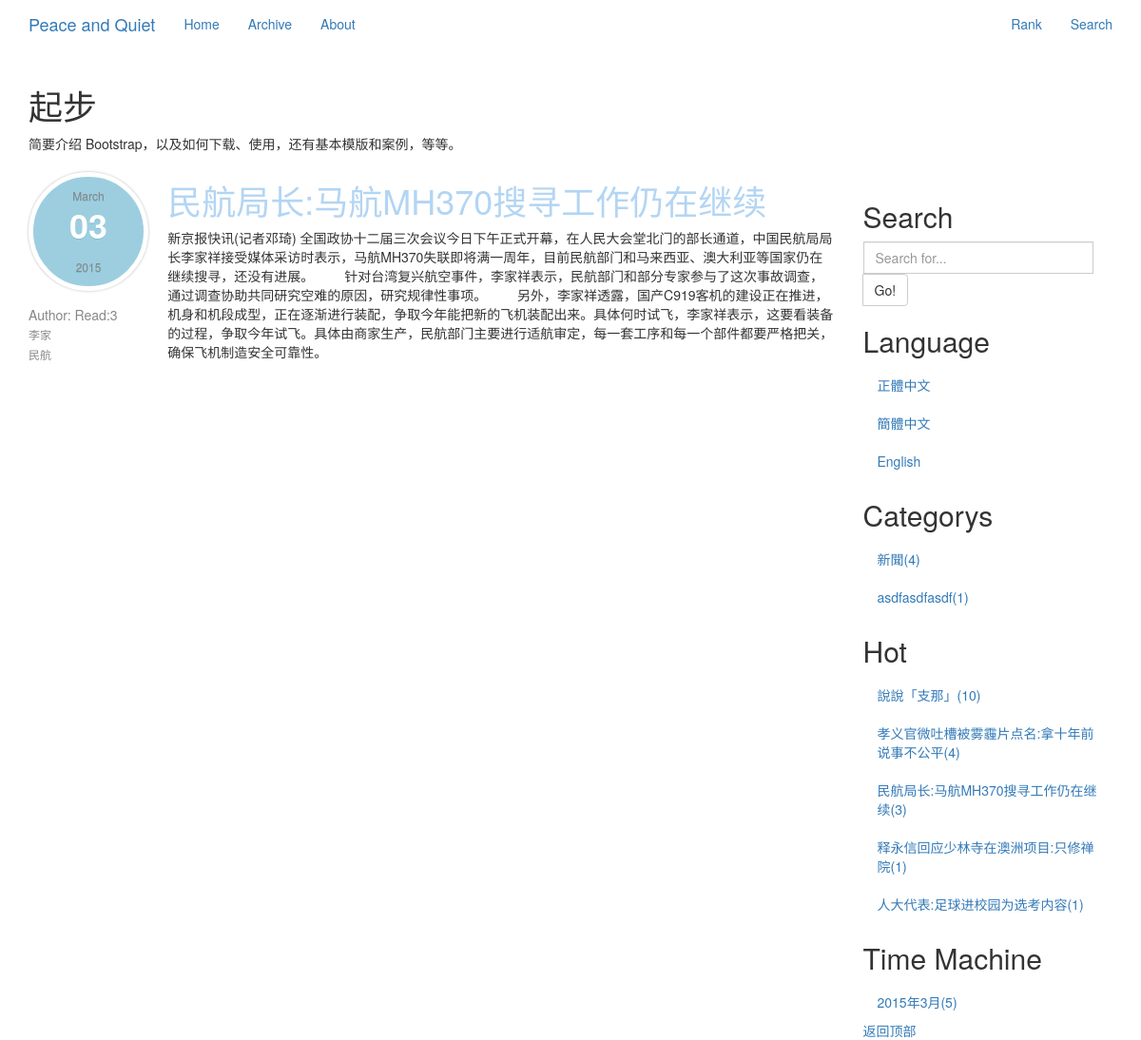
/archive/61bb8ce706/, run on the app's committed database.
### Blog/models.py (models this page shows, shortened)
class Blog(models.Model):
    title = models.CharField("標題", max_length=150, unique=True, null=False, blank=False)
    createTime = models.DateTimeField("創建時間", auto_now_add=True, auto_now=False)
    updateTime = models.DateTimeField("修改時間", auto_now_add=False, auto_now=True)
    body = models.TextField("內容")
    accessCount = models.IntegerField("瀏覽量", default=1, editable=False)
    category = models.ForeignKey('Category', verbose_name="分類集合", related_name='category')
    shortUrl = models.CharField("短URL", max_length=150, unique=True, null=False, blank=False, editable=False)
    tags = models.ManyToManyField('Tag', verbose_name="標籤集合", null=True, editable=False)
    tags.help_text = '標籤集合'

class Tag(models.Model):
    title = models.CharField('標籤', max_length=30, unique=True)
    shortUrl = models.CharField('短Url', max_length=150, unique=True, null=False, blank=False, editable=False)
    class Meta:
        ordering = ('title',)

class Category(models.Model):
    title = models.CharField('分類', max_length=30, unique=True)
    shortUrl = models.CharField("短URL", max_length=150, unique=True, null=False, blank=False, editable=False)
    class Meta:
        ordering = ('title',)

### Blog/views.py (the view)
# urls.py: url(r'^archive/(?P<shortUrl>\w+)/', 'Blog.views.archive', name='archive'),
def archive(request, shortUrl):
    post = get_object_or_404(Blog, shortUrl=shortUrl)
    post.accessCount += 1
    post.save()
    categorys = getCategorysAndNumber()
    hotPassages = Blog.objects.order_by('-accessCount')[:10]
    timeMachines = getTimeMachines()
    return render(request, 'archive.html',
                  {'post': post, 'categorys': categorys, 'hotPassages': hotPassages, 'timeMachines': timeMachines})

### Blog/views.py (called while the page is built)
def getCategorysAndNumber():
    showCategorys = []
    for i in Category.objects.all():
        showCategorys.append({'title': i.title, 'number': Blog.objects.filter(
            category__in=Category.objects.filter(title=i.title)).count(), 'shortUrl': i.shortUrl})
    showCategorys.sort(key=lambda x: x['number'], reverse=True)
    return showCategorys

def getTimeMachines():
    temporaryTimeMachines = {}
    for i in Blog.objects.all():
        key = (i.createTime.year, i.createTime.month)
        if key not in temporaryTimeMachines:
            temporaryTimeMachines.update({key: 1})
        else:
            temporaryTimeMachines[key] += 1
    timeMachines = []
    for i in temporaryTimeMachines.keys():
        timeMachines.append(
            {'title': "%s年%s月" % (i[0], i[1]), 'number': temporaryTimeMachines[i], 'year': i[0],
             'month': i[1]})
    return timeMachines

### template/archive.html (shortened to what this page needs)
{% extends 'base.html' %}
{% block content %}
    <div class="col-md-9" role="main">
        <div class="row">
            <div class="col-md-2" role="complementary">
                <nav class="visible-lg-inline-block">
                    <div class="title">
                        <aside class="entry-meta">
                            <time datetime="2012-06-17T18:05:54.000Z" class="post-date">
                                <span class="post-month">{{ post.createTime|date:"F" }}</span>
                                <strong class="post-day">{{ post.createTime|date:"d" }}</strong>
                                <span class="post-year">{{ post.createTime|date:"Y" }}</span>
                            </time>
                        </aside>
                        <span>Author:</span>
                        <span>Read:{{ post.accessCount }}</span>
                        {% for tag in post.tags.all %}
                            <li><a href="{% url 'tagView' shortUrl=tag.shortUrl %}">{{ tag.title }}</a></li>
                        {% endfor %}
                    </div>
                </nav>
            </div>
            <div class="col-md-10" role="main">
                <div class="title"><a href="{% url 'archive' shortUrl=post.shortUrl %}">
                    <h1>{{ post.title }}</h1>
                </a></div>
                <p>{{ post.body }}</p>
            </div>
        </div>
    </div>
    {% block rightSide %}
        {% include "rightSide.html" %}
    {% endblock %}
{% endblock %}

### template/rightSide.html (shortened to what this page needs)
<div class="col-md-3" role="complementary">
    <nav class="bs-docs-sidebar hidden-print hidden-xs hidden-sm affix-top">
        <ul class="nav bs-docs-sidenav">
            <li><a></a></li>
            <li><h2>Search</h2></li>
            <li>
                <div class="input-group">
                    <form action="{% url 'search' %}" method="post">
                        <input type="text" class="form-control" name="query" placeholder="Search for...">
                            <span class="input-group-btn">
                                <button class="btn btn-default" type="submit">Go!</button>
                            </span>
                    </form>
                </div>
            </li>
            <li><h2>Language</h2></li>
            <li><a href="#">正體中文</a></li>
            <li><a href="#">簡體中文</a></li>
            <li><a href="#">English</a></li>
            <li><h2>Categorys</h2></li>
            {% for category in categorys %}
                <li><a href="{% url 'category' shortUrl=category.shortUrl %}">{{ category.title }}({{ category.number }})</a>
                </li>
            {% endfor %}
            <li><h2>Hot</h2></li>
            {% for hotPassage in hotPassages %}
                <li>
                    <a href="{% url 'archive' shortUrl=hotPassage.shortUrl %}">{{ hotPassage.title }}({{ hotPassage.accessCount }})</a>
                </li>
            {% endfor %}
            <li><h2>Time Machine</h2></li>
            {% for timeMachine in timeMachines %}
                <li>
                    <a href="{% url 'timeMachine' year=timeMachine.year month=timeMachine.month %}">{{ timeMachine.title }}({{ timeMachine.number }})</a>
                </li>
            {% endfor %}
        </ul>
        <a class="back-to-top" href="#top">
            返回顶部
        </a>
    </nav>
</div>

### template/base.html (style rules this page uses)
.title span { color: #878787; }
.title li { list-style-type: none; }
.title a { color: #898989; font-size: 12px; line-height: 20px; text-align: center; text-decoration: none; -o-transition: color 0.5s linear; -webkit-transition: color 0.5s linear; -moz-transition: color 0.5s linear; transition: color 0.5s linear; }
.title a > h1 { color: #B3D5F3; text-align: left; text-decoration: none; -o-transition: color 0.5s linear; -webkit-transition: color 0.5s linear; -moz-transition: color 0.5s linear; transition: color 0.5s linear; }
.entry-meta { color: #878787; float: left; margin: 10px 20px 0 0; text-align: center; width: 125px; font-size: 12px; line-height: 20px }
.post-date { width: 56px; height: auto; float: left; text-align: center; margin-right: 20px; margin-bottom: 15px; display: block; background: #9dcedf; text-shadow: 0 1px #81bcd1; border-radius: 100px; -moz-border-radius: 100px; -webkit-border-radius: 100px; padding: 10px 30px; border: 4pt solid #fff; -moz-box-shadow: 0 0 3px #b7b7b7; -webkit-box-shadow: 0 0 3px #b7b7b7; box-shadow: 0 0 3px #b7b7b7; -webkit-box-sizing: content-box; -moz-box-sizing: content-box; box-sizing: content-box; }
.post-month { display: block; color: #fff }
.post-day, .post-year { display: block }
.post-day { font-size: 36px; color: #fff; margin: 10px 0 15px 0 }
.post-year { background: url("https://www.byvoid.com/images/post-meta-divider.png") top repeat-x; color: #fff; padding: 10px 0 0 0 }

### data on the page
Blog: createTime "March", createTime "03", createTime "2015", accessCount "3", title "民航局长:马航MH370搜寻工作仍在继续", body "新京报快讯(记者邓琦) 全国政协十二届三次会议今日下午正式开幕，在人民大会堂北门的部长通道，中国民航局局长李家祥接受媒体采访时表示，马航MH370失联即将满一周年，目前民航部门和马来西亚、澳大利亚等国家仍在继续搜寻，还没有进展。 针对台湾复兴航空事件，李家祥表示，民航部门和部分专家参与了这次事故调查，通过调查协助共同研究空难的原因，研究规律性事项。 另外，李家祥透露，国产C919客机的建设正在推进，机身和机段成型，正在逐渐进行装配，争取今年能把新的飞机装配出来。具体何时试飞，李家祥表示，这要看装备的过程，争取今年试飞。具体由商家生产，民航部门主要进行适航审定，每一套工序和每一个部件都要严格把关，确保飞机制造安全可靠性。"
Tag: title "李家"
Tag: title "民航"
Category: title "新聞"
Category: title "asdfasdfasdf"
Blog: title "說說「支那」", accessCount "10"
Blog: title "孝义官微吐槽被雾霾片点名:拿十年前说事不公平", accessCount "4"
Blog: title "释永信回应少林寺在澳洲项目:只修禅院", accessCount "1"
Blog: title "人大代表:足球进校园为选考内容", accessCount "1"

### other printed values
{{ category.number }} "4" "1"
{{ timeMachine.title }} "2015年3月"
{{ timeMachine.number }} "5"
